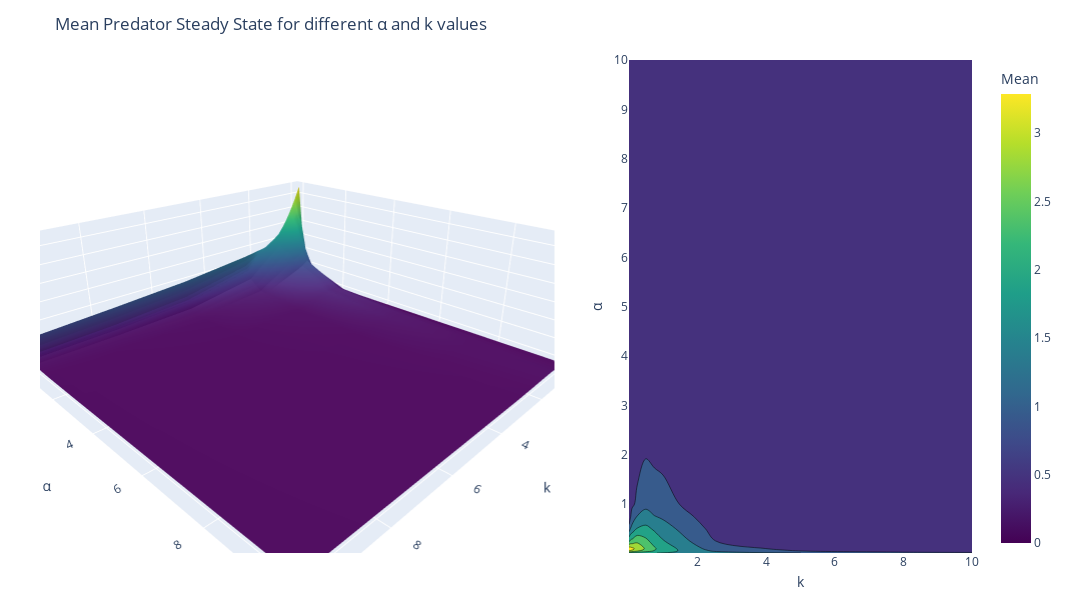

Here is the notebook cell this chart was saved with:
### Code cell
# Predator mean steady state

# meshgrid
alpha_values = sorted({a for a, k in results.keys()})
kappa_values = sorted({k for a, k in results.keys()})
v_mean = np.array([[results[(a, k)]['v_mean'] for k in kappa_values] for a in alpha_values])
k_grid, alpha_grid = np.meshgrid(kappa_values, alpha_values)  # grid for surface

# Plot
fig = make_subplots(
    rows=1, cols=2,
    column_widths=[0.6, 0.4],
    specs=[[{"type": "surface"}, {"type": "contour"}]],
    horizontal_spacing=0.08,
)

# 3D surface
fig.add_trace(
    go.Surface(
        x=k_grid, y=alpha_grid, z=v_mean,
        coloraxis="coloraxis" 
    ),
    row=1, col=1
)

# 2D contour heatmap 
fig.add_trace(
    go.Contour(
        x=kappa_values, y=alpha_values, z=v_mean,
        colorscale='Viridis',
        # contours_coloring="heatmap",
        # coloraxis="coloraxis",
        showscale=False
    ),
    row=1, col=2
)

# Shared colorbar + layout
fig.update_layout(
    title="Mean Predator Steady State for different α and k values",
    scene=dict(
        xaxis_title="k",
        yaxis_title="α",
        zaxis_title="Mean Steady State u",
        camera=dict(eye=dict(x=1.35, y=1.35, z=0.8))
    ),
    coloraxis=dict(
        colorscale="Viridis",
        colorbar=dict(title="Mean", x=1.02)
    ),
    width=1200, height=600,
    margin=dict(l=40, r=120, t=60, b=40)
)
fig.update_xaxes(title_text="k", row=1, col=2, automargin=True, title_standoff=8)
fig.update_yaxes(title_text="α", row=1, col=2, automargin=True, title_standoff=8)

fig.show()

### Figure 1 — Plotly figure (JSON) as saved in the notebook; plotly's stock layout.template omitted (floating-point values rounded to 4 significant figures; data arrays with more than 128 entries replaced by an {"elided": "..."} marker saying what was removed)
{"data": [{"coloraxis": "coloraxis", "scene": "scene", "type": "surface", "x": {"elided": "13x13 float values"}, "y": {"elided": "13x13 float values"}, "z": {"elided": "13x13 float values"}}, {"colorscale": [[0, "#440154"], [0.1111, "#482878"], [0.2222, "#3e4989"], [0.3333, "#31688e"], [0.4444, "#26828e"], [0.5556, "#1f9e89"], [0.6667, "#35b779"], [0.7778, "#6ece58"], [0.8889, "#b5de2b"], [1, "#fde725"]], "showscale": false, "type": "contour", "x": [0.01, 0.025, 0.05, 0.075, 0.1, 0.25, 0.5, 0.75, 1, 2.5, 5, 7.5, 10], "xaxis": "x", "y": [0.01, 0.025, 0.05, 0.075, 0.1, 0.25, 0.5, 0.75, 1, 2.5, 5, 7.5, 10], "yaxis": "y", "z": {"elided": "13x13 float values"}}], "layout": {"coloraxis": {"colorbar": {"title": {"text": "Mean"}, "x": 1.02}, "colorscale": [[0, "#440154"], [0.1111, "#482878"], [0.2222, "#3e4989"], [0.3333, "#31688e"], [0.4444, "#26828e"], [0.5556, "#1f9e89"], [0.6667, "#35b779"], [0.7778, "#6ece58"], [0.8889, "#b5de2b"], [1, "#fde725"]]}, "height": 600, "margin": {"b": 40, "l": 40, "r": 120, "t": 60}, "scene": {"camera": {"eye": {"x": 1.35, "y": 1.35, "z": 0.8}}, "domain": {"x": [0, 0.552], "y": [0, 1]}, "xaxis": {"title": {"text": "k"}}, "yaxis": {"title": {"text": "α"}}, "zaxis": {"title": {"text": "Mean Steady State u"}}}, "title": {"text": "Mean Predator Steady State for different α and k values"}, "width": 1200, "xaxis": {"anchor": "y", "automargin": true, "domain": [0.632, 1], "title": {"standoff": 8, "text": "k"}}, "yaxis": {"anchor": "x", "automargin": true, "domain": [0, 1], "title": {"standoff": 8, "text": "α"}}}}
